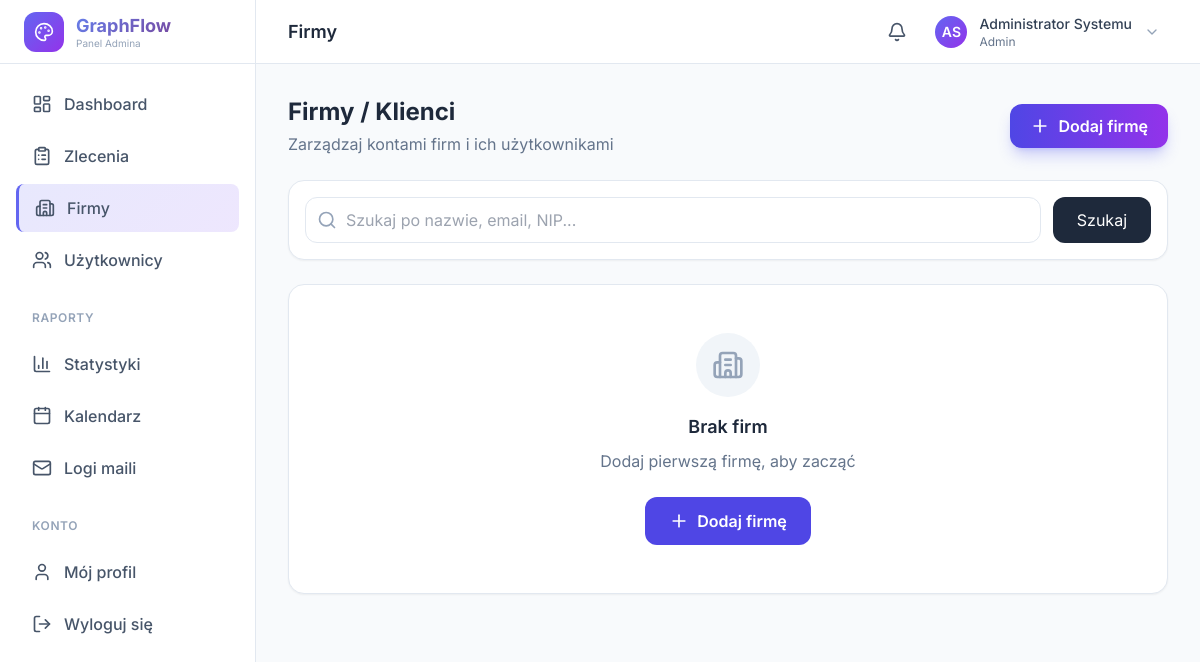
/admin/firmy.php (signed in), run on the app's committed database.
### tables this page shows
CREATE TABLE uzytkownicy (
    id INT AUTO_INCREMENT PRIMARY KEY,
    firma_id INT,
    email VARCHAR(255) NOT NULL UNIQUE,
    haslo VARCHAR(255) NOT NULL,
    imie VARCHAR(100) NOT NULL,
    nazwisko VARCHAR(100) NOT NULL,
    telefon VARCHAR(20),
    stanowisko VARCHAR(100),
    avatar VARCHAR(255),
    rola ENUM('admin', 'klient', 'pracownik') DEFAULT 'klient',
    aktywny TINYINT(1) DEFAULT 1,
    ostatnie_logowanie DATETIME,
    token_reset VARCHAR(255),
    token_reset_wazny DATETIME,
    utworzono DATETIME DEFAULT CURRENT_TIMESTAMP,
    zaktualizowano DATETIME DEFAULT CURRENT_TIMESTAMP ON UPDATE CURRENT_TIMESTAMP,
    FOREIGN KEY (firma_id) REFERENCES firmy(id) ON DELETE SET NULL,
    INDEX idx_email (email),
    INDEX idx_rola (rola),
    INDEX idx_firma (firma_id)
);

### includes/helpers.php (called while the page is built, shortened)
<?php
function e(string $string): string {
    return htmlspecialchars($string, ENT_QUOTES, 'UTF-8');
}
function get_initials(string $name): string {
    $parts = explode(' ', $name);
    $initials = '';
    foreach ($parts as $part) {
        $initials .= mb_strtoupper(mb_substr($part, 0, 1));
    }
    return mb_substr($initials, 0, 2);
}

### includes/init.php (called while the page is built, shortened)
<?php
require_once __DIR__ . '/../config/database.php';
spl_autoload_register(function ($class) {
    $file = ROOT_PATH . '/classes/' . $class . '.php';
});
require_once __DIR__ . '/helpers.php';
$auth = new Auth();
$currentUser = $auth->getUser();

### classes/Database.php (called while the page is built, shortened)
<?php
class Database {
    private static $instance = null;
    private $pdo;
    private function __construct() {
        try {
            $dsn = "mysql:host=" . DB_HOST . ";dbname=" . DB_NAME . ";charset=" . DB_CHARSET;
            $options = [
                PDO::ATTR_ERRMODE => PDO::ERRMODE_EXCEPTION,
                PDO::ATTR_DEFAULT_FETCH_MODE => PDO::FETCH_ASSOC,
                PDO::ATTR_EMULATE_PREPARES => false,
            ];
            $this->pdo = new PDO($dsn, DB_USER, DB_PASS, $options);
        } catch (PDOException $e) {
            throw new Exception("Błąd połączenia z bazą danych: " . $e->getMessage());
        }
    }
    public static function getInstance(): self {
        if (self::$instance === null) {
            self::$instance = new self();
        }
        return self::$instance;
    }
    public function query(string $sql, array $params = []): PDOStatement {
        $stmt = $this->pdo->prepare($sql);
        $stmt->execute($params);
        return $stmt;
    }
    public function fetch(string $sql, array $params = []): ?array {
        return $this->query($sql, $params)->fetch() ?: null;
    }
}

### classes/Auth.php (called while the page is built, shortened)
<?php
class Auth {
    private $db;
    private static $currentUser = null;
    public function __construct() {
        $this->db = Database::getInstance();
    }
    public function isLoggedIn(): bool {
        return isset($_SESSION['user_id']) && $_SESSION['user_id'] > 0;
    }
    public function getUser(): ?array {
        if (self::$currentUser === null) {
            self::$currentUser = $this->db->fetch(
                "SELECT u.*, f.nazwa as firma_nazwa
                 FROM uzytkownicy u
                 LEFT JOIN firmy f ON u.firma_id = f.id
                 WHERE u.id = ?",
                [$_SESSION['user_id']]
            );
        }
        return self::$currentUser;
    }
}

### templates/layout.php (the view, shortened to what this page needs)
<?php
$isAdmin = $isAdmin ?? false;
$baseUrl = $isAdmin ? APP_URL . '/admin' : APP_URL . '/panel';
?>
<!DOCTYPE html>
<html lang="pl">
<head>
    <script src="https://cdn.tailwindcss.com"></script>
</head>
<body class="font-sans antialiased bg-slate-50">
    <div class="flex min-h-screen">
        <aside class="w-64 bg-white border-r border-slate-200 fixed h-full z-30 hidden lg:block">
            <div class="h-16 flex items-center gap-3 px-6 border-b border-slate-200">
                <div class="w-10 h-10 rounded-xl bg-gradient-to-br from-indigo-500 to-purple-600 flex items-center justify-center">
                    <i data-lucide="palette" class="w-5 h-5 text-white"></i>
                </div>
                <div>
                    <span class="font-bold text-lg gradient-text"><?= e(APP_NAME) ?></span>
                    <span class="text-[10px] text-slate-400 block -mt-1"><?= $isAdmin ? 'Panel Admina' : 'Panel Klienta' ?></span>
                </div>
            </div>
            <nav class="p-4 space-y-1">
                <?php if ($isAdmin): ?>
                <a href="<?= $baseUrl ?>/" class="sidebar-link flex items-center gap-3 px-4 py-3 text-slate-600 hover:text-indigo-600 rounded-lg <?= basename($_SERVER['PHP_SELF']) == 'index.php' ? 'active' : '' ?>">
                    <i data-lucide="layout-dashboard" class="w-5 h-5"></i>
                    <span class="font-medium">Dashboard</span>
                </a>
                <a href="<?= $baseUrl ?>/zlecenia.php" class="sidebar-link flex items-center gap-3 px-4 py-3 text-slate-600 hover:text-indigo-600 rounded-lg <?= basename($_SERVER['PHP_SELF']) == 'zlecenia.php' ? 'active' : '' ?>">
                    <i data-lucide="clipboard-list" class="w-5 h-5"></i>
                    <span class="font-medium">Zlecenia</span>
                </a>
                <a href="<?= $baseUrl ?>/firmy.php" class="sidebar-link flex items-center gap-3 px-4 py-3 text-slate-600 hover:text-indigo-600 rounded-lg <?= basename($_SERVER['PHP_SELF']) == 'firmy.php' ? 'active' : '' ?>">
                    <i data-lucide="building-2" class="w-5 h-5"></i>
                    <span class="font-medium">Firmy</span>
                </a>
                <a href="<?= $baseUrl ?>/uzytkownicy.php" class="sidebar-link flex items-center gap-3 px-4 py-3 text-slate-600 hover:text-indigo-600 rounded-lg <?= basename($_SERVER['PHP_SELF']) == 'uzytkownicy.php' ? 'active' : '' ?>">
                    <i data-lucide="users" class="w-5 h-5"></i>
                    <span class="font-medium">Użytkownicy</span>
                </a>
                <div class="pt-4 pb-2">
                    <span class="px-4 text-xs font-semibold text-slate-400 uppercase tracking-wider">Raporty</span>
                </div>
                <a href="<?= $baseUrl ?>/statystyki.php" class="sidebar-link flex items-center gap-3 px-4 py-3 text-slate-600 hover:text-indigo-600 rounded-lg <?= basename($_SERVER['PHP_SELF']) == 'statystyki.php' ? 'active' : '' ?>">
                    <i data-lucide="bar-chart-3" class="w-5 h-5"></i>
                    <span class="font-medium">Statystyki</span>
                </a>
                <a href="<?= $baseUrl ?>/kalendarz.php" class="sidebar-link flex items-center gap-3 px-4 py-3 text-slate-600 hover:text-indigo-600 rounded-lg <?= basename($_SERVER['PHP_SELF']) == 'kalendarz.php' ? 'active' : '' ?>">
                    <i data-lucide="calendar" class="w-5 h-5"></i>
                    <span class="font-medium">Kalendarz</span>
                </a>
                <a href="<?= $baseUrl ?>/logi-mail.php" class="sidebar-link flex items-center gap-3 px-4 py-3 text-slate-600 hover:text-indigo-600 rounded-lg <?= basename($_SERVER['PHP_SELF']) == 'logi-mail.php' ? 'active' : '' ?>">
                    <i data-lucide="mail" class="w-5 h-5"></i>
                    <span class="font-medium">Logi maili</span>
                </a>
                <?php endif; ?>
                <div class="pt-4 pb-2">
                    <span class="px-4 text-xs font-semibold text-slate-400 uppercase tracking-wider">Konto</span>
                </div>
                <a href="<?= $baseUrl ?>/profil.php" class="sidebar-link flex items-center gap-3 px-4 py-3 text-slate-600 hover:text-indigo-600 rounded-lg <?= basename($_SERVER['PHP_SELF']) == 'profil.php' ? 'active' : '' ?>">
                    <i data-lucide="user" class="w-5 h-5"></i>
                    <span class="font-medium">Mój profil</span>
                </a>
                <a href="<?= APP_URL ?>/logout.php" class="sidebar-link flex items-center gap-3 px-4 py-3 text-slate-600 hover:text-red-600 rounded-lg">
                    <i data-lucide="log-out" class="w-5 h-5"></i>
                    <span class="font-medium">Wyloguj się</span>
                </a>
            </nav>
        </aside>
        <main class="flex-1 lg:ml-64">
            <header class="h-16 bg-white border-b border-slate-200 flex items-center justify-between px-4 lg:px-8 sticky top-0 z-20">
                <h1 class="text-lg font-semibold text-slate-800 hidden lg:block"><?= e($pageTitle ?? 'Panel') ?></h1>
                <div class="flex items-center gap-3">
                    <div class="relative" x-data="{ open: false }">
                        <button onclick="toggleNotifications()" class="relative p-2 hover:bg-slate-100 rounded-lg transition-colors">
                            <i data-lucide="bell" class="w-5 h-5 text-slate-600"></i>
                        </button>
                    </div>
                    <div class="relative">
                        <button onclick="toggleUserMenu()" class="flex items-center gap-3 p-2 hover:bg-slate-100 rounded-lg transition-colors">
                            <div class="w-8 h-8 rounded-full bg-gradient-to-br from-indigo-500 to-purple-600 flex items-center justify-center text-white text-sm font-semibold">
                                <?= get_initials($user['imie'] . ' ' . $user['nazwisko']) ?>
                            </div>
                            <div class="hidden md:block text-left">
                                <div class="text-sm font-medium text-slate-700"><?= e($user['imie'] . ' ' . $user['nazwisko']) ?></div>
                                <div class="text-xs text-slate-500"><?= e($user['firma_nazwa'] ?? ucfirst($user['rola'])) ?></div>
                            </div>
                            <i data-lucide="chevron-down" class="w-4 h-4 text-slate-400 hidden md:block"></i>
                        </button>
                    </div>
                </div>
            </header>
            <div class="p-4 lg:p-8">
                <?= $content ?>
            </div>
        </main>
    </div>
</body>
</html>

### templates/layout.php (style rules this page uses)
.sidebar-link { transition: all 0.2s ease; }
.sidebar-link.active { background: linear-gradient(135deg, rgba(99, 102, 241, 0.15) 0%, rgba(139, 92, 246, 0.15) 100%); border-left: 3px solid #6366f1; }
.gradient-text { background: linear-gradient(135deg, #667eea 0%, #764ba2 100%); -webkit-background-clip: text; -webkit-text-fill-color: transparent; }

### data on the page
uzytkownicy: get_initials($user['imie'] . ' ' . $user['nazwisko']) "AS", imie+nazwisko "Administrator Systemu"

### other printed values
APP_NAME "GraphFlow"
$pageTitle "Firmy"
$user['firma_nazwa'] "Admin"
